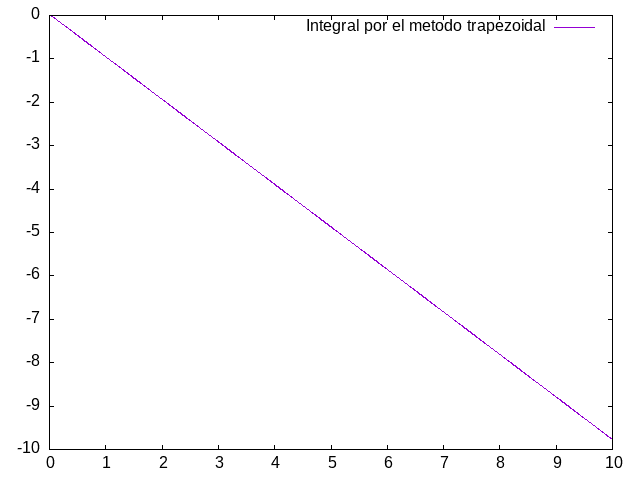

The gnuplot source for this figure:
set term png 
<<<<<<< HEAD
set output 'trapo.png' 
=======
set output 'posicionvstiempo.png' 
set xlabel 'Tiempo(s)'
set ylabel 'Posición(m)'
>>>>>>> 8265f91 (modificacion hasta euler mejorado)
plot 'trap.dat' u 1:2 w l title 'Integral por el metodo trapezoidal'